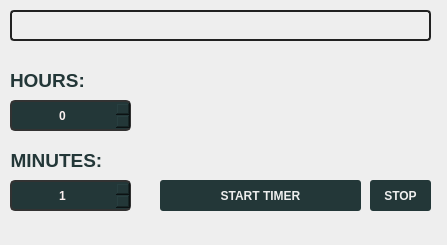
<?xml version="1.0" encoding="UTF-8"?>
<ui version="4.0">
 <class>MainWindow</class>
 <widget class="QMainWindow" name="MainWindow">
  <property name="geometry">
   <rect>
    <x>0</x>
    <y>0</y>
    <width>447</width>
    <height>245</height>
   </rect>
  </property>
  <property name="windowTitle">
   <string>MainWindow</string>
  </property>
  <widget class="QWidget" name="centralWidget">
   <widget class="QFrame" name="frame_2">
    <property name="geometry">
     <rect>
      <x>0</x>
      <y>0</y>
      <width>461</width>
      <height>361</height>
     </rect>
    </property>
    <property name="styleSheet">
     <string notr="true">background-color: #fff</string>
    </property>
    <property name="frameShape">
     <enum>QFrame::StyledPanel</enum>
    </property>
    <property name="frameShadow">
     <enum>QFrame::Raised</enum>
    </property>
    <widget class="QPushButton" name="shutdown">
     <property name="geometry">
      <rect>
       <x>160</x>
       <y>180</y>
       <width>201</width>
       <height>31</height>
      </rect>
     </property>
     <property name="font">
      <font>
       <weight>75</weight>
       <bold>true</bold>
      </font>
     </property>
     <property name="styleSheet">
      <string notr="true">QPushButton {
     background-color: #233738;
	border: none;
color: #EEEEEE;
     border-radius: 3px;



}



QPushButton:hover{
   background-color:#EEEEEE;
	color: #233738;
     border-radius: 3px;
	border: 2px solid #233738;

}



QPushButton:pressed {
       
 border: 3px solid #233738;
     border-radius:3px;
}</string>
     </property>
     <property name="text">
      <string>START TIMER</string>
     </property>
    </widget>
    <widget class="QFrame" name="frame">
     <property name="geometry">
      <rect>
       <x>0</x>
       <y>0</y>
       <width>451</width>
       <height>261</height>
      </rect>
     </property>
     <property name="styleSheet">
      <string notr="true">
   background-color:#EEEEEE;</string>
     </property>
     <property name="frameShape">
      <enum>QFrame::NoFrame</enum>
     </property>
     <property name="frameShadow">
      <enum>QFrame::Raised</enum>
     </property>
     <widget class="QLabel" name="label_3">
      <property name="geometry">
       <rect>
        <x>0</x>
        <y>140</y>
        <width>141</width>
        <height>41</height>
       </rect>
      </property>
      <property name="font">
       <font>
        <pointsize>14</pointsize>
        <weight>75</weight>
        <bold>true</bold>
       </font>
      </property>
      <property name="styleSheet">
       <string notr="true">color: #233738;
    background-color:  none;</string>
      </property>
      <property name="text">
       <string>  MINUTES:</string>
      </property>
     </widget>
     <widget class="QLabel" name="label_2">
      <property name="geometry">
       <rect>
        <x>10</x>
        <y>60</y>
        <width>131</width>
        <height>41</height>
       </rect>
      </property>
      <property name="font">
       <font>
        <pointsize>14</pointsize>
        <weight>75</weight>
        <bold>true</bold>
       </font>
      </property>
      <property name="styleSheet">
       <string notr="true">color: #233738;
    background-color:  none;
</string>
      </property>
      <property name="text">
       <string>HOURS:</string>
      </property>
     </widget>
     <widget class="QSpinBox" name="hBox">
      <property name="geometry">
       <rect>
        <x>10</x>
        <y>100</y>
        <width>121</width>
        <height>31</height>
       </rect>
      </property>
      <property name="font">
       <font>
        <weight>75</weight>
        <bold>true</bold>
       </font>
      </property>
      <property name="styleSheet">
       <string notr="true">QSpinBox{
	 background-color: #233738;
		border: none;
		color: #FBF0F0;
	border-radius: 5px;
border: 2px solid #323232
	
}</string>
      </property>
      <property name="alignment">
       <set>Qt::AlignCenter</set>
      </property>
      <property name="maximum">
       <number>23</number>
      </property>
     </widget>
     <widget class="QSpinBox" name="mBox">
      <property name="geometry">
       <rect>
        <x>10</x>
        <y>180</y>
        <width>121</width>
        <height>31</height>
       </rect>
      </property>
      <property name="font">
       <font>
        <weight>75</weight>
        <bold>true</bold>
       </font>
      </property>
      <property name="styleSheet">
       <string notr="true">QSpinBox{
	 background-color: #233738;
		color: #FBF0F0;
	border-radius: 5px;
border: 2px solid #323232
	
}</string>
      </property>
      <property name="alignment">
       <set>Qt::AlignCenter</set>
      </property>
      <property name="maximum">
       <number>59</number>
      </property>
      <property name="value">
       <number>1</number>
      </property>
     </widget>
     <widget class="QLabel" name="last_time">
      <property name="geometry">
       <rect>
        <x>160</x>
        <y>150</y>
        <width>271</width>
        <height>21</height>
       </rect>
      </property>
      <property name="font">
       <font>
        <pointsize>14</pointsize>
        <weight>75</weight>
        <bold>true</bold>
       </font>
      </property>
      <property name="styleSheet">
       <string notr="true">color: #233738;
    background-color:  none;</string>
      </property>
      <property name="text">
       <string/>
      </property>
      <property name="alignment">
       <set>Qt::AlignLeading|Qt::AlignLeft|Qt::AlignVCenter</set>
      </property>
     </widget>
    </widget>
    <widget class="QPushButton" name="stop">
     <property name="geometry">
      <rect>
       <x>370</x>
       <y>180</y>
       <width>61</width>
       <height>31</height>
      </rect>
     </property>
     <property name="font">
      <font>
       <weight>75</weight>
       <bold>true</bold>
      </font>
     </property>
     <property name="styleSheet">
      <string notr="true">QPushButton {
     background-color: #233738;
	border: none;
color: #EEEEEE;
     border-radius: 3px;



}



QPushButton:hover{
   background-color:#EEEEEE;
	color: #233738;
     border-radius: 3px;
	border: 2px solid #233738;

}



QPushButton:pressed {
       
 border: 3px solid #233738;
     border-radius:3px;
}</string>
     </property>
     <property name="text">
      <string>STOP</string>
     </property>
    </widget>
    <widget class="QProgressBar" name="progressBar">
     <property name="geometry">
      <rect>
       <x>10</x>
       <y>10</y>
       <width>421</width>
       <height>31</height>
      </rect>
     </property>
     <property name="styleSheet">
      <string notr="true">QProgressBar::chunk {
   background-color: qlineargradient(spread:pad, x1:0 y1:0, x2:1 y2:0, stop:0 #000000, stop:1 #233738);
    border-radius: 2px;
   
 }

 QProgressBar {
   background: #EEEEEE;

	border: 1px solid rgb(33,33,33);
     border-radius: 4px;
     padding: 3px;
border-width: 2px;



 }</string>
     </property>
     <property name="maximum">
      <number>999999999</number>
     </property>
     <property name="value">
      <number>0</number>
     </property>
     <property name="textVisible">
      <bool>false</bool>
     </property>
    </widget>
    <zorder>frame</zorder>
    <zorder>shutdown</zorder>
    <zorder>stop</zorder>
    <zorder>progressBar</zorder>
   </widget>
  </widget>
 </widget>
 <layoutdefault spacing="6" margin="11"/>
 <resources/>
 <connections/>
</ui>
